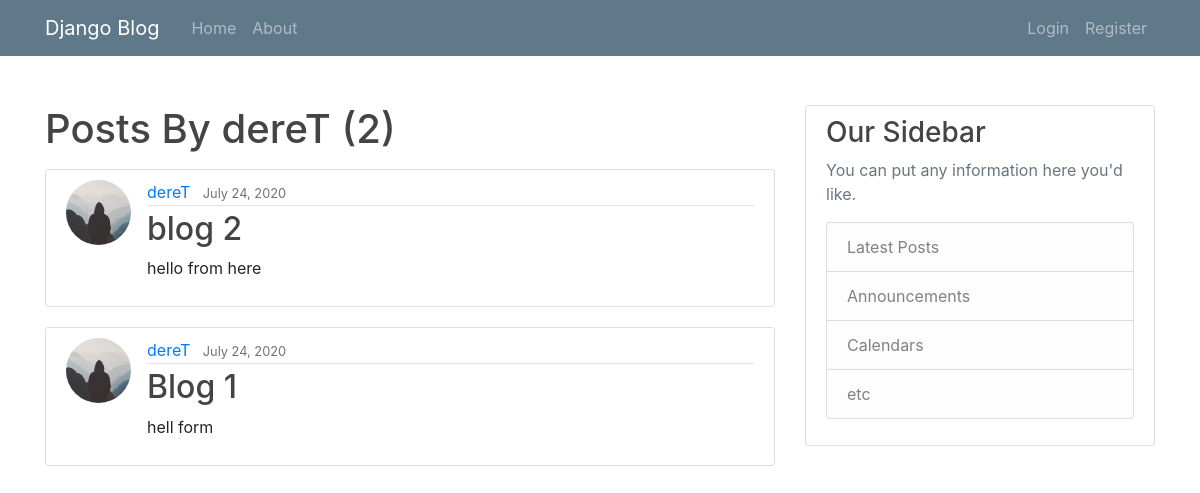
The app's page /user/dereT with its own data.
### blog/models.py (models this page shows, shortened)
class Post(models.Model):
    title =   models.CharField(max_length=100)
    content = models.TextField()
    date_posted = models.DateTimeField(default=timezone.now)
    author = models.ForeignKey(User,on_delete=models.CASCADE)

### users/models.py (models this page shows, shortened)
class Profile(models.Model):
    user = models.OneToOneField(User,on_delete=models.CASCADE)
    image = models.ImageField(default='default.jpg', upload_to='profile_pics', height_field=None, width_field=None, max_length=None)

### blog/views.py (the view)
# urls.py: path('user/<str:username>',UserPostListView.as_view(), name='user-posts'),
class UserPostListView(ListView):
    model = Post
    template_name = 'blog/user_posts.html'
    context_object_name = 'posts'
    paginate_by = 2
    def get_queryset(self):
        user = get_object_or_404(User,username=self.kwargs.get('username'))
        return Post.objects.filter(author=user).order_by('-date_posted')

### blog/templates/blog/user_posts.html (shortened to what this page needs)
{% extends "blog/base.html" %}
{% block content %}
<h1 class="mb-3">Posts By {{view.kwargs.username}} ({{page_obj.paginator.count}})</h1>
    {% for post in posts %}
        <article class="media content-section">
          <img class="rounded-circle article-img" src="{{ post.author.profile.image.url }}">
          <div class="media-body">
            <div class="article-metadata">
              <a class="mr-2" href="{% url 'user-posts' post.author.username %}">{{ post.author }}</a>
              <small class="text-muted">{{ post.date_posted|date:"F d, Y" }}</small>
            </div>
            <h2><a class="article-title" href="{% url 'post-detail' post.id %}">{{ post.title }}</a></h2>
            <p class="article-content">{{ post.content }}</p>
          </div>
        </article>
    {% endfor %}
{% endblock content %}

### blog/static/blog/main.css (style rules this page uses)
body { background: #fafafa; color: #333333; margin-top: 5rem; }
h1, h2, h3, h4, h5, h6 { color: #444444; }
.content-section { background: #ffffff; padding: 10px 20px; border: 1px solid #dddddd; border-radius: 3px; margin-bottom: 20px; }
.article-title { color: #444444; }
.article-content { white-space: pre-line; }
.article-img { height: 65px; width: 65px; margin-right: 16px; }
.article-metadata { padding-bottom: 1px; margin-bottom: 4px; border-bottom: 1px solid #e3e3e3 }

### records on screen
Post: author.profile.image (placeholder picture), author "dereT", date_posted "July 24, 2020", title "blog 2", content "hello from here"
Post: author.profile.image (placeholder picture), author "dereT", date_posted "July 24, 2020", title "Blog 1", content "hell form"

### other values on screen
{{ view.kwargs.username }} "dereT"
{{ page_obj.paginator.count }} "2"
